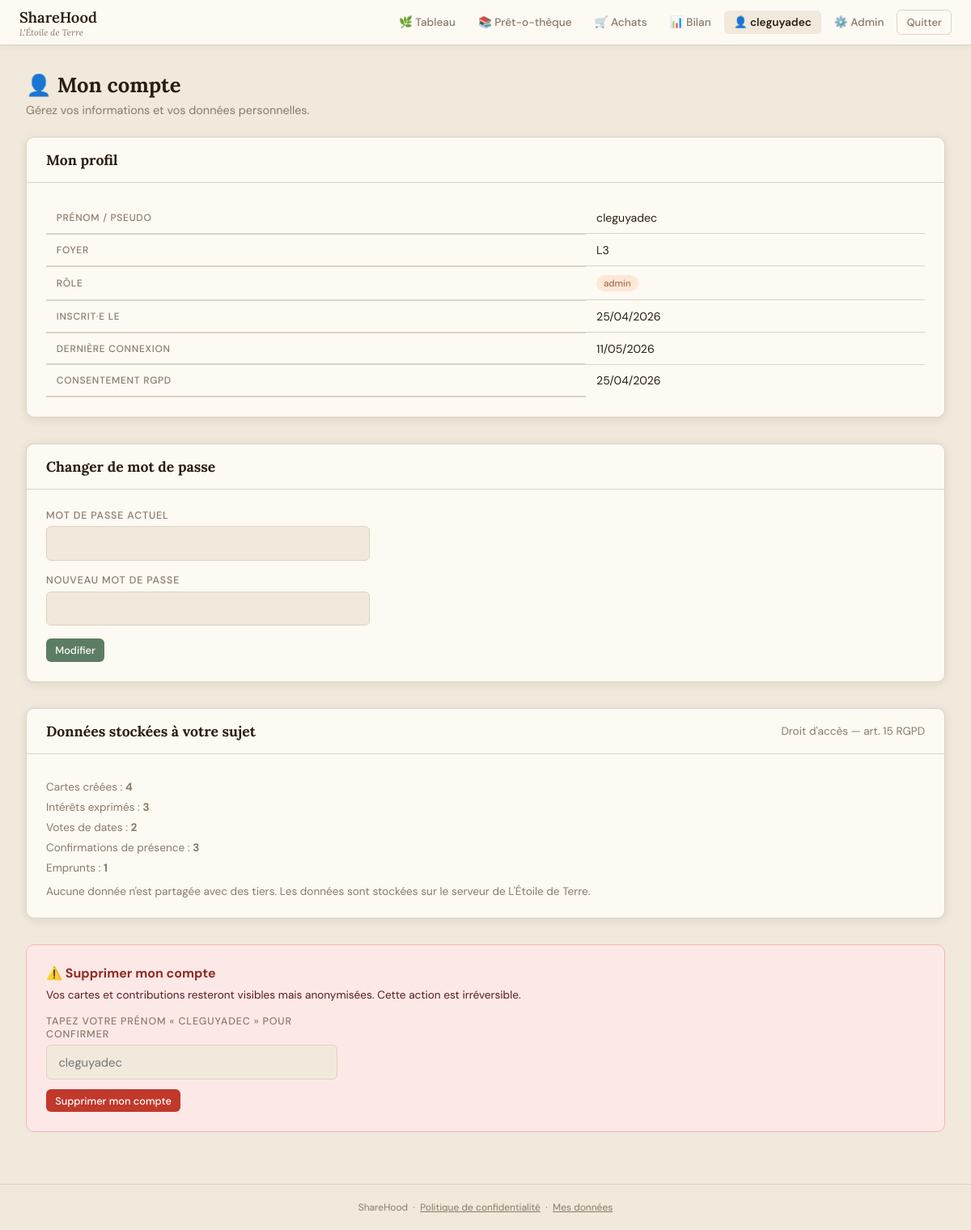
/?action=my_data (signed in), run on the app's committed database.
### tables this page shows
CREATE TABLE settings (
            key   TEXT PRIMARY KEY,
            value TEXT NOT NULL DEFAULT ''
        );

CREATE TABLE users (
            id               INTEGER PRIMARY KEY AUTOINCREMENT,
            display_name     TEXT    NOT NULL,
            password_hash    TEXT    NOT NULL,
            role             TEXT    NOT NULL DEFAULT 'member',
            household        TEXT,
            created_at       TEXT    NOT NULL DEFAULT (datetime('now')),
            last_login       TEXT,
            is_active        INTEGER NOT NULL DEFAULT 1,
            gdpr_consent_at  TEXT
        );

### functions.php (called while the page is built, shortened)
<?php
function getDB(): PDO
{
    static $db = null;
    if ($db === null) {
        $db = new PDO('sqlite:' . DB_PATH);
        $db->setAttribute(PDO::ATTR_ERRMODE,            PDO::ERRMODE_EXCEPTION);
        $db->setAttribute(PDO::ATTR_DEFAULT_FETCH_MODE, PDO::FETCH_ASSOC);
        $db->exec('PRAGMA journal_mode = WAL');
        $db->exec('PRAGMA foreign_keys = ON');
    }
    return $db;
}
function currentUser(): ?array
{
    $stmt = getDB()->prepare('SELECT * FROM users WHERE id = ? AND is_active = 1');
    $stmt->execute([$_SESSION['user_id']]);
    return $stmt->fetch() ?: null;
}
function requireAuth(): array
{
    $user = currentUser();
    return $user;
}
function getUserData(int $id): array
{
    $db = getDB();
    $profile = $db->prepare(
        'SELECT id, display_name, role, household, created_at, last_login, gdpr_consent_at FROM users WHERE id = ?'
    );
    $profile->execute([$id]);
    $cards = $db->prepare('SELECT id, title, column_id, tag, created_at FROM cards WHERE author_id = ?');
    $cards->execute([$id]);
    $ints = $db->prepare('
        SELECT i.card_id, c.title, i.created_at
        FROM   interests i JOIN cards c ON i.card_id = c.id
        WHERE  i.user_id = ?
    ');
    $ints->execute([$id]);
    $loans = $db->prepare('
        SELECT l.id, li.title, l.loaned_at, l.due_date, l.returned_at
        FROM   loans l JOIN library_items li ON l.item_id = li.id
        WHERE  l.borrower_id = ?
    ');
    $loans->execute([$id]);
    $pollVotes = $db->prepare('
        SELECT dpv.poll_id, dp.proposed_date, c.title AS card_title, dpv.created_at
        FROM   date_poll_votes dpv
        JOIN   date_polls dp ON dpv.poll_id = dp.id
        JOIN   cards c ON dp.card_id = c.id
        WHERE  dpv.user_id = ?
    ');
    $pollVotes->execute([$id]);
    $pres = $db->prepare('
        SELECT p.card_id, c.title AS card_title, p.attending, p.created_at
        FROM   presences p
        JOIN   cards c ON p.card_id = c.id
        WHERE  p.user_id = ?
    ');
    $pres->execute([$id]);
    return [
        'profile'         => $profile->fetch(),
        'cards'           => $cards->fetchAll(),
        'interests'       => $ints->fetchAll(),
        'date_poll_votes' => $pollVotes->fetchAll(),
        'presences'       => $pres->fetchAll(),
        'loans'           => $loans->fetchAll(),
    ];
}
function h(string $s): string
{
    return htmlspecialchars($s, ENT_QUOTES | ENT_SUBSTITUTE, 'UTF-8');
}
function fmtDate(?string $d): string
{
    $ts = strtotime($d);
    return $ts ? date('d/m/Y', $ts) : $d;
}
function getSetting(string $key, string $default = ''): string
{
    static $cache = [];
    if (!isset($cache[$key])) {
        $stmt = getDB()->prepare('SELECT value FROM settings WHERE key = ?');
        $stmt->execute([$key]);
        $row = $stmt->fetch();
        $cache[$key] = $row !== false ? $row['value'] : $default;
    }
    return $cache[$key] ?: $default;
}

### index.php (the view, shortened to what this page needs)
<?php
require_once __DIR__ . '/functions.php';
$action = preg_replace('/[^a-z_]/', '', $_GET['action'] ?? 'board');
$user   = currentUser();
if (in_array($action, ['login', 'register', 'privacy', 'forgot_password', 'reset_password'], true)) {
    if ($user && $action === 'login') {
        redirect('?action=board');
    }
} else {
    $user = requireAuth();
}
switch ($action) {
    case 'my_data':        viewMyData($user);                           break;
}
function layoutOpen(string $title, ?array $user = null, string $currentAction = ''): void
{
    $appName = h(getSetting('app_name', APP_NAME));
    $appSub  = h(getSetting('app_subtitle', APP_SUBTITLE));
    $isAdmin = $user && $user['role'] === 'admin';
    echo <<<HTML
<!DOCTYPE html>
<html lang="fr">
<head>
<title>{$appName} — {$title}</title>
</head>
<body>
HTML;
    if ($user) {
        $board   = $currentAction === 'board'        ? 'active' : '';
        $library = $currentAction === 'library'      ? 'active' : '';
        $bilan   = $currentAction === 'dashboard'    ? 'active' : '';
        $orders  = $currentAction === 'group_orders' ? 'active' : '';
        $mydata  = $currentAction === 'my_data'      ? 'active' : '';
        $admin   = $currentAction === 'admin'        ? 'active' : '';
        $uname   = h($user['display_name']);
        $csrf    = csrfField();
        echo <<<HTML
<nav>
  <a class="nav-brand" href="?action=board">{$appName} <small>{$appSub}</small></a>
  <button class="nav-toggle" aria-label="Menu" aria-expanded="false" onclick="toggleNav(this)">☰</button>
  <div class="nav-links" id="nav-links">
    <a href="?action=board"        class="{$board}">🌿 Tableau</a>
    <a href="?action=library"      class="{$library}">📚 Prêt-o-thèque</a>
    <a href="?action=group_orders" class="{$orders}">🛒 Achats</a>
    <a href="?action=dashboard"    class="{$bilan}">📊 Bilan</a>
    <a href="?action=my_data"      class="{$mydata}">👤 {$uname}</a>
HTML;
        if ($isAdmin) {
            echo "<a href=\"?action=admin\" class=\"{$admin}\">⚙️ Admin</a>";
        }
        echo <<<HTML
    <form method="post" action="?action=logout" style="display:inline">
      {$csrf}
      <button type="submit" class="btn btn-ghost btn-sm">Quitter</button>
    </form>
  </div>
</nav>
<script>
function toggleNav(btn) {
  const nav = document.getElementById('nav-links');
  const open = nav.classList.toggle('open');
  btn.setAttribute('aria-expanded', open);
  btn.textContent = open ? '✕' : '☰';
}
document.addEventListener('click', function(e) {
  const nav = document.getElementById('nav-links');
  if (nav && nav.classList.contains('open') && !e.target.closest('nav')) {
    nav.classList.remove('open');
    const btn = document.querySelector('.nav-toggle');
    if (btn) { btn.setAttribute('aria-expanded','false'); btn.textContent='☰'; }
  }
});
</script>
HTML;
    }
}
function layoutClose(): void
{
    $appName = h(getSetting('app_name', APP_NAME));
    echo <<<HTML
<footer>
  {$appName} &nbsp;·&nbsp;
  <a href="?action=privacy" style="color:inherit">Politique de confidentialité</a> &nbsp;·&nbsp;
  <a href="?action=my_data" style="color:inherit">Mes données</a>
</footer>
</body></html>
HTML;
}
function viewMyData(array $user): void
{
    layoutOpen('Mes données', $user, 'my_data');
    $data = getUserData($user['id']);
    echo '<div class="page">';
    echo '<div class="page-header"><h1>👤 Mon compte</h1><p>Gérez vos informations et vos données personnelles.</p></div>';
    echo '<div class="section-box">';
    echo '<div class="section-box-header"><h2>Mon profil</h2></div>';
    echo '<div class="section-box-body">';
    echo '<table class="data-table">';
    echo '<tr><th>Prénom / pseudo</th><td>' . h($user['display_name']) . '</td></tr>';
    echo '<tr><th>Foyer</th><td>' . ($user['household'] ? h($user['household']) : '<em class="text-muted">non renseigné</em>') . '</td></tr>';
    echo '<tr><th>Rôle</th><td><span class="role-badge role-' . h($user['role']) . '">' . h($user['role']) . '</span></td></tr>';
    echo '<tr><th>Inscrit·e le</th><td>' . fmtDate($user['created_at']) . '</td></tr>';
    echo '<tr><th>Dernière connexion</th><td>' . ($user['last_login'] ? fmtDate($user['last_login']) : '—') . '</td></tr>';
    echo '<tr><th>Consentement RGPD</th><td>' . ($user['gdpr_consent_at'] ? fmtDate($user['gdpr_consent_at']) : '—') . '</td></tr>';
    echo '</table></div></div>';
    echo '<div class="section-box">';
    echo '<div class="section-box-header"><h2>Changer de mot de passe</h2></div>';
    echo '<div class="section-box-body">';
    echo '<form method="post" action="?action=change_password" style="display:flex;flex-direction:column;gap:1rem;max-width:400px">';
    echo '<div class="form-group"><label>Mot de passe actuel</label><input type="password" name="old_password" required></div>';
    echo '<div class="form-group"><label>Nouveau mot de passe</label><input type="password" name="new_password" required minlength="8"></div>';
    echo '<div><button type="submit" class="btn btn-primary btn-sm">Modifier</button></div>';
    echo '</form></div></div>';
    echo '<div class="section-box">';
    echo '<div class="section-box-header"><h2>Données stockées à votre sujet</h2>';
    echo '<span class="text-sm text-muted">Droit d\'accès — art. 15 RGPD</span></div>';
    echo '<div class="section-box-body">';
    echo '<p class="text-sm text-muted mt-1">Cartes créées : <strong>' . count($data['cards']) . '</strong></p>';
    echo '<p class="text-sm text-muted mt-1">Intérêts exprimés : <strong>' . count($data['interests']) . '</strong></p>';
    echo '<p class="text-sm text-muted mt-1">Votes de dates : <strong>' . count($data['date_poll_votes']) . '</strong></p>';
    echo '<p class="text-sm text-muted mt-1">Confirmations de présence : <strong>' . count($data['presences']) . '</strong></p>';
    echo '<p class="text-sm text-muted mt-1">Emprunts : <strong>' . count($data['loans']) . '</strong></p>';
    echo '<p class="text-sm text-muted mt-1" style="margin-top:.75rem">Aucune donnée n\'est partagée avec des tiers. Les données sont stockées sur le serveur de ' . h(RGPD_RESPONSABLE) . '.</p>';
    echo '</div></div>';
    echo '<div class="danger-zone">';
    echo '<h3>⚠️ Supprimer mon compte</h3>';
    echo '<p class="text-sm" style="margin-bottom:1rem;color:#5a1a1a">Vos cartes et contributions resteront visibles mais anonymisées. Cette action est irréversible.</p>';
    echo '<form method="post" action="?action=delete_account">';
    echo '<div class="form-group" style="max-width:360px">';
    echo '<label>Tapez votre prénom « ' . h($user['display_name']) . ' » pour confirmer</label>';
    echo '<input type="text" name="confirm" required autocomplete="off" placeholder="' . h($user['display_name']) . '">';
    echo '</div><div style="margin-top:.75rem">';
    echo '<button type="submit" class="btn btn-danger btn-sm" onclick="return confirm(\'Supprimer définitivement votre compte ?\')">Supprimer mon compte</button>';
    echo '</div></form></div>';
    echo '</div>';
    layoutClose();
}

### index.php (style rules this page uses)
*, *::before, *::after { box-sizing: border-box; margin: 0; padding: 0; }
:root { --bg: #f0e9dc; --card-bg: #fdf9f3; --col-0: #b5694a; --col-1: #5c7d63; --col-2: #7a6045; --text: #2a1e10; --muted: #8a7a68; --border: #ddd3c4; --shadow: 0 2px 12px rgba(42,30,16,.10); --radius: 10px; --nav-h: 56px; }
html, body { height: 100%; font-family: 'DM Sans', sans-serif; background: var(--bg); color: var(--text); }
nav { position: sticky; top: 0; z-index: 50; background: var(--card-bg); border-bottom: 1px solid var(--border); height: var(--nav-h); padding: 0 1.5rem; display: flex; align-items: center; justify-content: space-between; box-shadow: 0 1px 8px rgba(42,30,16,.06); }
.nav-brand { font-family: 'Lora', serif; font-size: 1.15rem; font-weight: 600; color: var(--text); text-decoration: none; }
.nav-brand small { display: block; font-size: .68rem; font-weight: 400; color: var(--muted); font-style: italic; }
.nav-links { display: flex; gap: .25rem; align-items: center; }
.nav-links a { padding: .4rem .75rem; border-radius: 6px; font-size: .85rem; font-weight: 500; color: var(--muted); text-decoration: none; transition: background .15s, color .15s; }
.nav-links a:hover, .nav-links a.active { background: var(--bg); color: var(--text); }
.nav-links a.active { font-weight: 600; }
.btn { display: inline-flex; align-items: center; gap: .4rem; padding: .6rem 1.1rem; border: none; border-radius: 6px; font-family: 'DM Sans', sans-serif; font-size: .88rem; font-weight: 500; cursor: pointer; text-decoration: none; transition: opacity .15s, transform .1s; }
.btn-primary { background: var(--col-1); color: #fff; }
.btn-danger { background: #c0392b; color: #fff; }
.btn-ghost { background: transparent; color: var(--muted); border: 1px solid var(--border); }
.btn-sm { padding: .35rem .7rem; font-size: .8rem; }
.form-group { display: flex; flex-direction: column; gap: .35rem; }
.form-group label { font-size: .78rem; font-weight: 500; color: var(--muted); text-transform: uppercase; letter-spacing: .07em; }
.form-group input, .form-group select, .form-group textarea { width: 100%; padding: .65rem .9rem; border: 1px solid var(--border); border-radius: 6px; background: var(--bg); font-family: 'DM Sans', sans-serif; font-size: .92rem; color: var(--text); outline: none; transition: border-color .2s; }
.page { padding: 2rem; max-width: 1400px; margin: 0 auto; }
.page-header { margin-bottom: 1.5rem; }
.page-header h1 { font-family: 'Lora', serif; font-size: 1.6rem; }
.page-header p { color: var(--muted); margin-top: .35rem; font-size: .9rem; }
.data-table { width: 100%; border-collapse: collapse; font-size: .88rem; }
.data-table th { text-align: left; padding: .6rem .8rem; font-weight: 500; color: var(--muted); font-size: .75rem; text-transform: uppercase; letter-spacing: .06em; border-bottom: 2px solid var(--border); }
.data-table td { padding: .65rem .8rem; border-bottom: 1px solid var(--border); vertical-align: middle; }
.data-table tr:last-child td { border-bottom: none; }
.section-box { background: var(--card-bg); border: 1px solid var(--border); border-radius: var(--radius); box-shadow: var(--shadow); overflow: hidden; margin-bottom: 2rem; }
.section-box-header { padding: 1rem 1.5rem; border-bottom: 1px solid var(--border); display: flex; align-items: center; justify-content: space-between; }
.section-box-header h2 { font-family: 'Lora', serif; font-size: 1.1rem; }
.section-box-body { padding: 1.5rem; }
.role-badge { display: inline-block; font-size: .72rem; padding: .15rem .55rem; border-radius: 20px; font-weight: 500; }
.role-admin { background: #fde8d8; color: #b5694a; }
footer { text-align: center; padding: 1.25rem; color: var(--muted); font-size: .75rem; border-top: 1px solid var(--border); margin-top: 2rem; }
.text-muted { color: var(--muted); }
.text-sm { font-size: .85rem; }
.mt-1 { margin-top: .5rem; }
.danger-zone { background: #fde8e8; border: 1px solid #f5b7b1; border-radius: var(--radius); padding: 1.5rem; }
.danger-zone h3 { color: #922b21; font-size: 1rem; margin-bottom: .5rem; }

### data on the page
settings: value "ShareHood"
settings: value "L'Étoile de Terre"
users: display_name "cleguyadec", household "L3", role "admin", created_at "25/04/2026", last_login "11/05/2026", gdpr_consent_at "25/04/2026", display_name "CLEGUYADEC", confirm "cleguyadec"

### other printed values
count($data['cards']) "4"
count($data['interests']) "3"
count($data['date_poll_votes']) "2"
count($data['presences']) "3"
count($data['loans']) "1"
RGPD_RESPONSABLE "L'Étoile de Terre"
$appName "ShareHood"
